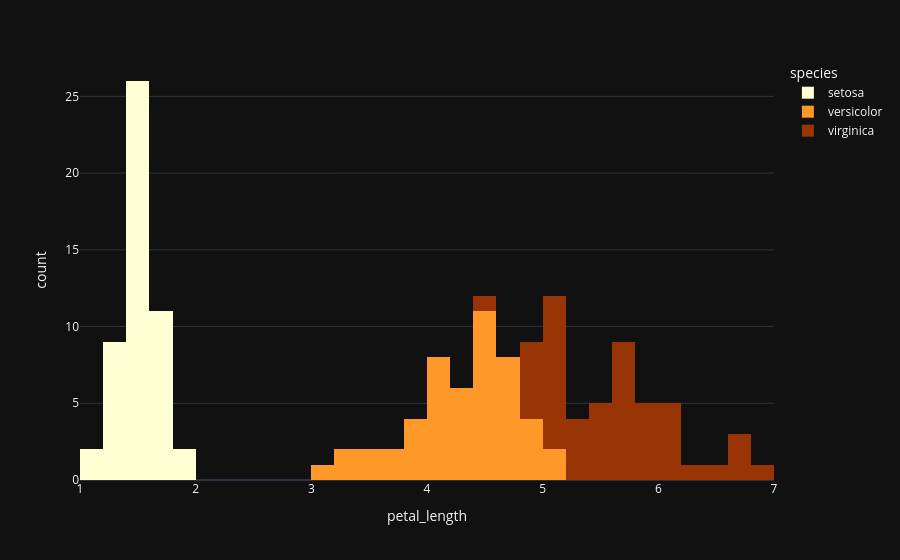

The notebook cell saved with this chart:
### Code cell
fig = px.histogram(data_frame=iris, x='petal_length',color='species',color_discrete_sequence=['#ffffd4 ','#fe9929 ','#993404 '], template='plotly_dark',nbins=30)
fig.show()

### Figure 1 — Plotly figure (JSON) as saved in the notebook; plotly's stock layout.template omitted (floating-point values rounded to 4 significant figures)
{"data": [{"bingroup": "x", "hovertemplate": "species=setosa<br>petal_length=%{x}<br>count=%{y}<extra></extra>", "legendgroup": "setosa", "marker": {"color": "#ffffd4 ", "pattern": {"shape": ""}}, "name": "setosa", "nbinsx": 30, "orientation": "v", "showlegend": true, "type": "histogram", "x": [1.4, 1.4, 1.3, 1.5, 1.4, 1.7, 1.4, 1.5, 1.4, 1.5, 1.5, 1.6, 1.4, 1.1, 1.2, 1.5, 1.3, 1.4, 1.7, 1.5, 1.7, 1.5, 1.0, 1.7, 1.9, 1.6, 1.6, 1.5, 1.4, 1.6, 1.6, 1.5, 1.5, 1.4, 1.5, 1.2, 1.3, 1.4, 1.3, 1.5, 1.3, 1.3, 1.3, 1.6, 1.9, 1.4, 1.6, 1.4, 1.5, 1.4], "xaxis": "x", "yaxis": "y"}, {"bingroup": "x", "hovertemplate": "species=versicolor<br>petal_length=%{x}<br>count=%{y}<extra></extra>", "legendgroup": "versicolor", "marker": {"color": "#fe9929 ", "pattern": {"shape": ""}}, "name": "versicolor", "nbinsx": 30, "orientation": "v", "showlegend": true, "type": "histogram", "x": [4.7, 4.5, 4.9, 4.0, 4.6, 4.5, 4.7, 3.3, 4.6, 3.9, 3.5, 4.2, 4.0, 4.7, 3.6, 4.4, 4.5, 4.1, 4.5, 3.9, 4.8, 4.0, 4.9, 4.7, 4.3, 4.4, 4.8, 5.0, 4.5, 3.5, 3.8, 3.7, 3.9, 5.1, 4.5, 4.5, 4.7, 4.4, 4.1, 4.0, 4.4, 4.6, 4.0, 3.3, 4.2, 4.2, 4.2, 4.3, 3.0, 4.1], "xaxis": "x", "yaxis": "y"}, {"bingroup": "x", "hovertemplate": "species=virginica<br>petal_length=%{x}<br>count=%{y}<extra></extra>", "legendgroup": "virginica", "marker": {"color": "#993404 ", "pattern": {"shape": ""}}, "name": "virginica", "nbinsx": 30, "orientation": "v", "showlegend": true, "type": "histogram", "x": [6.0, 5.1, 5.9, 5.6, 5.8, 6.6, 4.5, 6.3, 5.8, 6.1, 5.1, 5.3, 5.5, 5.0, 5.1, 5.3, 5.5, 6.7, 6.9, 5.0, 5.7, 4.9, 6.7, 4.9, 5.7, 6.0, 4.8, 4.9, 5.6, 5.8, 6.1, 6.4, 5.6, 5.1, 5.6, 6.1, 5.6, 5.5, 4.8, 5.4, 5.6, 5.1, 5.1, 5.9, 5.7, 5.2, 5.0, 5.2, 5.4, 5.1], "xaxis": "x", "yaxis": "y"}], "layout": {"barmode": "relative", "legend": {"title": {"text": "species"}, "tracegroupgap": 0}, "margin": {"t": 60}, "xaxis": {"anchor": "y", "domain": [0, 1], "title": {"text": "petal_length"}}, "yaxis": {"anchor": "x", "domain": [0, 1], "title": {"text": "count"}}}}
